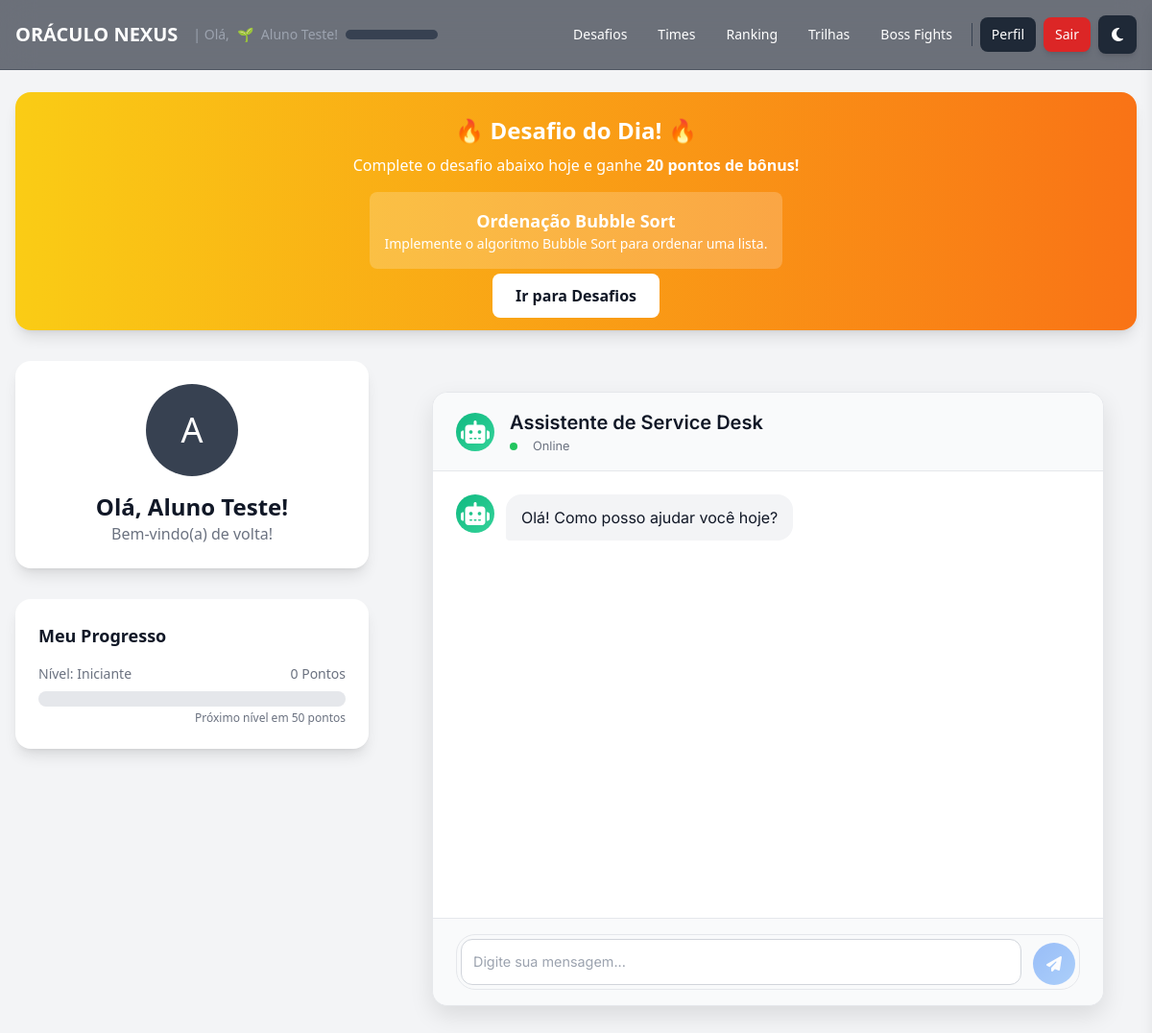
Screenshot of / (signed in) with the database file from the repository.
### app.py (models this page shows)
class Level(db.Model):
    id = db.Column(db.Integer, primary_key=True)
    name = db.Column(db.String(50), unique=True, nullable=False)
    min_points = db.Column(db.Integer, unique=True, nullable=False, index=True)
    insignia = db.Column(db.String(255), nullable=True)  # URL ou emoji

class User(UserMixin, db.Model):
    id = db.Column(db.Integer, primary_key=True)
    name = db.Column(db.String(100), nullable=False)
    email = db.Column(db.String(100), unique=True, nullable=False)
    password = db.Column(db.String(200), nullable=False)
    is_admin = db.Column(db.Boolean, default=False)
    phone = db.Column(db.String(20))
    registered_at = db.Column(db.DateTime, default=datetime.utcnow)
    last_login = db.Column(db.DateTime)
    points = db.Column(db.Integer, default=0)
    level_id = db.Column(db.Integer, db.ForeignKey('level.id'), nullable=True)
    level = db.relationship('Level', backref='users')
    team_id = db.Column(db.Integer, db.ForeignKey('team.id'), nullable=True)
    avatar_url = db.Column(db.String(255), nullable=True)

class DailyChallenge(db.Model):
    id = db.Column(db.Integer, primary_key=True)
    day = db.Column(db.Date, unique=True, nullable=False, default=date.today)
    challenge_id = db.Column(db.Integer, db.ForeignKey('challenge.id'), nullable=False)
    bonus_points = db.Column(db.Integer, default=20)
    challenge = db.relationship('Challenge')

class Challenge(db.Model):
    id = db.Column(db.Integer, primary_key=True)
    title = db.Column(db.String(200), nullable=False)
    description = db.Column(db.Text, nullable=False)
    expected_answer = db.Column(db.String(500), nullable=False)
    points_reward = db.Column(db.Integer, default=10)
    level_required = db.Column(db.String(50), default='Iniciante')
    is_team_challenge = db.Column(db.Boolean, default=False)
    hint = db.Column(db.Text, nullable=True)
    hint_cost = db.Column(db.Integer, default=5)
    created_at = db.Column(db.DateTime, default=datetime.utcnow)
    challenge_type = db.Column(db.String(50), nullable=False, default='text')
    expected_output = db.Column(db.Text, nullable=True)

### app.py (the view)
@app.route('/')
@login_required
def index():
    daily_challenge = get_or_create_daily_challenge()
    active_hunt = ScavengerHunt.query.filter_by(is_active=True).first()
    hunt_progress = None
    if active_hunt:
        hunt_progress = UserHuntProgress.query.filter_by(user_id=current_user.id, hunt_id=active_hunt.id).first()
    active_event = GlobalEvent.query.filter(
        GlobalEvent.is_active == True,
        GlobalEvent.end_date >= datetime.utcnow(),
        GlobalEvent.current_hp > 0
    ).first()
    event_progress = 0
    if active_event:
        event_progress = ((active_event.total_hp - active_event.current_hp) / active_event.total_hp) * 100
    return render_template('dashboard.html',
                            daily_challenge=daily_challenge,
                            active_hunt=active_hunt,
                            hunt_progress=hunt_progress,
                            active_event=active_event,
                            event_progress=event_progress)

### app.py (called while the page is built, shortened)
@login_manager.user_loader
def load_user(user_id):
    return User.query.get(int(user_id))

def get_or_create_daily_challenge():
    today = date.today()
    daily_challenge_entry = DailyChallenge.query.filter_by(day=today).first()
    if daily_challenge_entry:
        return daily_challenge_entry

@app.context_processor
def inject_user_gamification_data():
    if current_user.is_authenticated and current_user.level:
        return dict(user_level_insignia=current_user.level.insignia)
    return dict(user_level_insignia='')

@app.context_processor
def inject_gamification_progress():
    if not current_user.is_authenticated:
        return {}
    progress_data = {'percentage': 0, 'next_level_points': None}
    if current_user.level:
        current_level = current_user.level
        next_level = Level.query.filter(Level.min_points > current_level.min_points).order_by(Level.min_points.asc()).first()
        if next_level:
            points_for_level = next_level.min_points - current_level.min_points
            points_achieved = current_user.points - current_level.min_points
            progress_data['percentage'] = max(0, min(100, (points_achieved / points_for_level) * 100 if points_for_level > 0 else 100))
            progress_data['next_level_points'] = next_level.min_points
        else:
            progress_data['percentage'] = 100
    return dict(progress=progress_data)

### templates/dashboard.html (shortened to what this page needs)
{% extends "base_user.html" %}
{% block content %}
<div class="w-full max-w-7xl mx-auto">
    {% if daily_challenge %}
    <div class="mb-8 bg-gradient-to-r from-yellow-400 to-orange-500 text-white p-6 rounded-2xl shadow-lg text-center">
        <h2 class="text-2xl font-bold">🔥 Desafio do Dia! 🔥</h2>
        <p class="mt-2">Complete o desafio abaixo hoje e ganhe <strong class="font-bold">{{ daily_challenge.bonus_points }} pontos de bônus!</strong></p>
        <div class="mt-4 bg-white/20 p-4 rounded-lg inline-block">
            <p class="font-semibold text-lg">{{ daily_challenge.challenge.title }}</p>
            <p class="text-sm">{{ daily_challenge.challenge.description }}</p>
        </div>
        <div class="mt-4">
            <a href="{{ url_for('list_challenges') }}" class="px-6 py-3 bg-white text-gray-900 font-bold rounded-lg hover:bg-gray-200 transition">
                Ir para Desafios
            </a>
        </div>
    </div>
    {% endif %}
    <div class="grid grid-cols-1 lg:grid-cols-3 gap-8">
        <div class="lg:col-span-1 space-y-8">
            <div class="bg-white dark:bg-gray-800 p-6 rounded-2xl shadow-lg text-center">
                {% if current_user.avatar_url %}
                    <img src="{{ current_user.avatar_url }}" alt="Avatar" class="w-24 h-24 rounded-full mx-auto mb-4 border-4 border-blue-500">
                {% else %}
                    <div class="w-24 h-24 rounded-full mx-auto mb-4 bg-gray-700 flex items-center justify-center text-4xl text-white">
                        {{ current_user.name[0]|upper }}
                    </div>
                {% endif %}
                <h2 class="text-2xl font-bold text-gray-900 dark:text-white">Olá, {{ current_user.name }}!</h2>
                <p class="text-gray-500 dark:text-gray-400">Bem-vindo(a) de volta!</p>
            </div>
            <div class="bg-white dark:bg-gray-800 p-6 rounded-2xl shadow-lg">
                <h3 class="text-lg font-semibold mb-4">Meu Progresso</h3>
                <div class="flex items-center justify-between text-sm text-gray-500 dark:text-gray-400 mb-2">
                    <span>Nível: {{ current_user.level.name if current_user.level }}</span>
                    <span>{{ current_user.points }} Pontos</span>
                </div>
                {% if progress %}
                <div class="w-full bg-gray-200 dark:bg-gray-700 rounded-full h-4">
                </div>
                <div class="text-xs text-right mt-1 text-gray-500 dark:text-gray-400">
                    {% if progress.next_level_points %}
                        Próximo nível em {{ progress.next_level_points - current_user.points }} pontos
                    {% else %}
                        Nível Máximo Atingido!
                    {% endif %}
                </div>
                {% endif %}
            </div>
        </div>
        <div class="lg:col-span-2 h-[80vh] min-h-[600px]">
            {% include 'chat.html' %}
        </div>
    </div>
</div>
{% endblock %}

### templates/base_user.html (shortened to what this page needs)
<!DOCTYPE html>
<html lang="pt-BR" class="">
<head>
    <script src="https://cdn.tailwindcss.com"></script>
    <link href="{{ url_for('static', filename='styles.css') }}" rel="stylesheet">
    <link rel="stylesheet" href="https://cdnjs.cloudflare.com/ajax/libs/font-awesome/6.4.2/css/all.min.css">
</head>
<body class="bg-gray-100 dark:bg-gray-900 text-gray-900 dark:text-gray-100 flex flex-col min-h-screen font-sans">
    <header class="fixed top-0 left-0 right-0 z-20 bg-gray-900/60 backdrop-blur-lg border-b border-gray-700/50 p-4 flex justify-between items-center text-white">
        <div class="flex items-center space-x-4">
            <a href="{{ url_for('index') }}" class="text-xl font-bold hover:text-gray-300 transition">ORÁCULO NEXUS</a>
            <div class="text-sm text-gray-400 hidden lg:flex items-center space-x-2">
                <span>| Olá,</span>
                {% if current_user.level and current_user.level.insignia %}
                    {% if 'cloudinary' in current_user.level.insignia %}
                        <img src="{{ current_user.level.insignia }}" alt="{{ current_user.level.name }}" class="w-5 h-5 rounded-full inline-block">
                    {% else %}
                        <span>{{ current_user.level.insignia }}</span>
                    {% endif %}
                {% endif %}
                <span>{{ current_user.name }}!</span>
                <div class="w-24 bg-gray-700 rounded-full h-2.5 ml-2" title="{{ progress.percentage|round(1) }}%">
                </div>
            </div>
        </div>
        <nav class="hidden md:flex items-center space-x-2">
            <a href="{{ url_for('list_challenges') }}" class="text-sm px-3 py-2 rounded-lg hover:bg-gray-700 transition">Desafios</a>
            <a href="{{ url_for('teams_list') }}" class="text-sm px-3 py-2 rounded-lg hover:bg-gray-700 transition">Times</a>
            <a href="{{ url_for('ranking') }}" class="text-sm px-3 py-2 rounded-lg hover:bg-gray-700 transition">Ranking</a>
            <a href="{{ url_for('list_paths') }}" class="text-sm px-3 py-2 rounded-lg hover:bg-gray-700 transition">Trilhas</a>
            <a href="{{ url_for('list_boss_fights') }}" class="text-sm px-3 py-2 rounded-lg hover:bg-gray-700 transition">Boss Fights</a>
            <a href="{{ url_for('profile') }}" class="text-sm px-3 py-2 bg-gray-800 text-white rounded-lg hover:bg-gray-700 transition">Perfil</a>
            <a href="{{ url_for('logout') }}" class="text-sm px-3 py-2 bg-red-600 text-white rounded-lg hover:bg-red-500 transition shadow-md">Sair</a>
            <button id="theme-toggle" title="Alternar tema" class="w-10 h-10 flex items-center justify-center bg-gray-800 rounded-lg hover:bg-gray-700 transition shadow-md">
                <i class="fas fa-moon"></i>
            </button>
        </nav>
    </header>
    <main class="flex-1 flex flex-col items-center pt-24 pb-4 px-4 w-full">
        {% block content %}{% endblock %}
    </main>
</body>
</html>

### static/styles.css (style rules this page uses)
:root { --primary-500: #3b82f6; --primary-600: #2563eb; --success-500: #10b981; --error-500: #ef4444; --bg-light-primary: #f3f4f6; --bg-light-secondary: #ffffff; --bg-light-tertiary: #f9fafb; --text-light-primary: #111827; --text-light-secondary: #6b7280; --border-light: #e5e7eb; --chat-user-bubble-bg: linear-gradient(135deg, #3b82f6, #60a5fa); --chat-bot-bubble-bg: #f3f4f6; --chat-welcome-bubble-bg: #eef2ff; --font-family-base: 'Inter', -apple-system, BlinkMacSystemFont, 'Segoe UI', Roboto, sans-serif; }
*, *::before, *::after { box-sizing: border-box; margin: 0; padding: 0; }
html { scroll-behavior: smooth; }
body { font-family: var(--font-family-base); line-height: 1.6; background-color: var(--bg-light-primary); color: var(--text-light-primary); transition: background-color 0.3s, color 0.3s; }

### rows the page displays
Level: level.insignia "🌱", level "Iniciante"
User: name "Aluno Teste", name "A", points "0", progress.next_level_points-current_user.points "50"
DailyChallenge: bonus_points "20"
Challenge: challenge "Ordenação Bubble Sort", challenge.description "Implemente o algoritmo Bubble Sort para ordenar uma lista."
